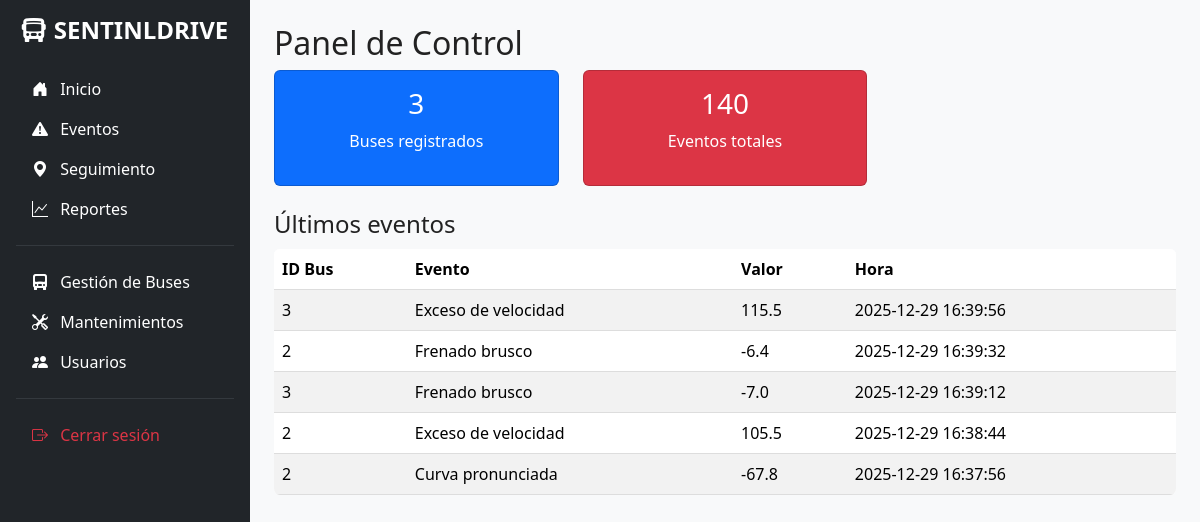
Page /dashboard (signed in) on the earlier database version.
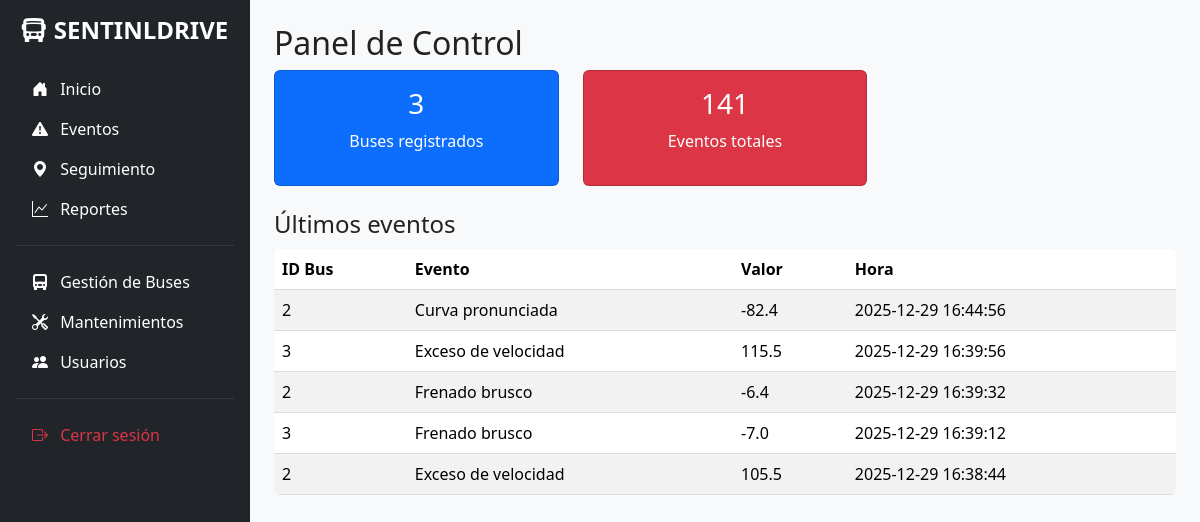
Same page on the later database version.
### app/models/event.py (models this page shows)
class Event(db.Model):
    __tablename__ = 'event'
    id = db.Column(db.Integer, primary_key=True)
    bus_id = db.Column(db.Integer, db.ForeignKey('bus.id'), nullable=False)
    type = db.Column(db.String(50), nullable=False)
    value = db.Column(db.Float)
    timestamp = db.Column(db.DateTime, default=datetime.utcnow, nullable=False)

### app/routes/dashboard.py (the view)
@dashboard_bp.route("/dashboard")
@login_required
def dashboard():
    total_buses = Bus.query.count()
    total_events = Event.query.count()
    last_events = Event.query.order_by(Event.timestamp.desc()).limit(5).all()
    return render_template("dashboard.html",
                          total_buses=total_buses,
                          total_events=total_events,
                          last_events=last_events)

### app/templates/dashboard.html (shortened to what this page needs)
{% extends "base.html" %}
{% block content %}
<h2>Panel de Control</h2>
<div class="row text-center mb-4">
    <div class="col-md-4">
        <div class="card bg-primary text-white">
            <div class="card-body">
                <h3>{{ total_buses }}</h3>
                <p>Buses registrados</p>
            </div>
        </div>
    </div>
    <div class="col-md-4">
        <div class="card bg-danger text-white">
            <div class="card-body">
                <h3>{{ total_events }}</h3>
                <p>Eventos totales</p>
            </div>
        </div>
    </div>
</div>
<h4>Últimos eventos</h4>
<table class="table table-striped">
    <thead>
        <tr><th>ID Bus</th><th>Evento</th><th>Valor</th><th>Hora</th></tr>
    </thead>
    <tbody>
        {% for e in last_events %}
        <tr>
            <td>{{ e.bus_id }}</td>
            <td>{{ e.type }}</td>
            <td>{{ e.value }}</td>
            <td>{{ e.timestamp.strftime('%Y-%m-%d %H:%M:%S') }}</td>
        </tr>
        {% endfor %}
    </tbody>
</table>
{% endblock %}

### app/templates/base.html (shortened to what this page needs)
<!DOCTYPE html>
<html lang="es">
<head>
    <link href="https://cdn.jsdelivr.net/npm/bootstrap@5.3.3/dist/css/bootstrap.min.css"
          rel="stylesheet"
>
    <link rel="stylesheet" href="https://cdn.jsdelivr.net/npm/bootstrap-icons@1.11.3/font/bootstrap-icons.min.css">
    <link rel="stylesheet" href="{{ url_for('static', filename='css/style.css') }}">
</head>
<body class="bg-light">
<div class="d-flex">
    <div class="bg-dark text-white p-3 vh-100 position-fixed" style="width: 250px; overflow-y: auto;">
        <h4 class="text-center mb-4 fw-bold">
            <i class="bi bi-bus-front-fill me-2"></i>SENTINLDRIVE
        </h4>
        <ul class="nav flex-column">
            <li class="nav-item">
                <a href="{{ url_for('dashboard.dashboard') }}" class="nav-link text-white {% if request.path == url_for('dashboard.dashboard') %}active{% endif %}">
                    <i class="bi bi-house-door-fill me-2"></i> Inicio
                </a>
            </li>
            <li class="nav-item">
                <a href="{{ url_for('events.events') }}" class="nav-link text-white {% if request.path == url_for('events.events') %}active{% endif %}">
                    <i class="bi bi-exclamation-triangle-fill me-2"></i> Eventos
                </a>
            </li>
            <li class="nav-item">
                <a href="{{ url_for('tracking.tracking') }}" class="nav-link text-white {% if request.path == url_for('tracking.tracking') %}active{% endif %}">
                    <i class="bi bi-geo-alt-fill me-2"></i> Seguimiento
                </a>
            </li>
            <li class="nav-item">
                <a href="{{ url_for('reports.reports') }}" class="nav-link text-white {% if request.path == url_for('reports.reports') %}active{% endif %}">
                    <i class="bi bi-graph-up me-2"></i> Reportes
                </a>
            </li>
            {% if session.get('role')|lower == 'admin' %}
            <hr class="text-secondary my-3">
            <li class="nav-item">
                <a href="{{ url_for('buses.buses') }}" class="nav-link text-white {% if request.path == url_for('buses.buses') %}active{% endif %}">
                    <i class="bi bi-truck-front-fill me-2"></i> Gestión de Buses
                </a>
            </li>
            <li class="nav-item">
                <a href="{{ url_for('maintenance.maintenance') }}" class="nav-link text-white {% if request.path == url_for('maintenance.maintenance') %}active{% endif %}">
                    <i class="bi bi-tools me-2"></i> Mantenimientos
                </a>
            </li>
            <li class="nav-item">
                <a href="{{ url_for('users.users') }}" class="nav-link text-white {% if request.path == url_for('users.users') %}active{% endif %}">
                    <i class="bi bi-people-fill me-2"></i> Usuarios
                </a>
            </li>
            {% endif %}
            <hr class="text-secondary my-3">
            <li class="nav-item">
                <a href="{{ url_for('auth.logout') }}" class="nav-link text-danger">
                    <i class="bi bi-box-arrow-right me-2"></i> Cerrar sesión
                </a>
            </li>
        </ul>
    </div>
    <div class="flex-fill p-4" style="margin-left: 250px;">
        {% block content %}{% endblock %}
    </div>
</div>
</body>
</html>

### static/css/style.css (style rules this page uses)
body { font-family: Arial; background: #f7f7f7; margin: 0; }
table { width: 100%; background: white; border-collapse: collapse; }
th, td { border-bottom: 1px solid #ddd; padding: 10px; text-align: left; }
body { font-family: 'Segoe UI', sans-serif; margin: 0; background: #f5f6fa; color: #222; }
table { width: 100%; background: white; border-collapse: collapse; margin-top: 10px; border-radius: 6px; overflow: hidden; }
th, td { padding: 10px; border-bottom: 1px solid #ddd; }
th { background: #e2e8f0; }

Differences in the rows shown:
no longer on this page (row unchanged): Event: bus_id "2", type "Curva pronunciada", value "-67.8", timestamp "2025-12-29 16:37:56"
added Event: bus_id "2", type "Curva pronunciada", value "-82.4", timestamp "2025-12-29 16:44:56"
Other differences:
{{ total_events }}: "140" → "141"
